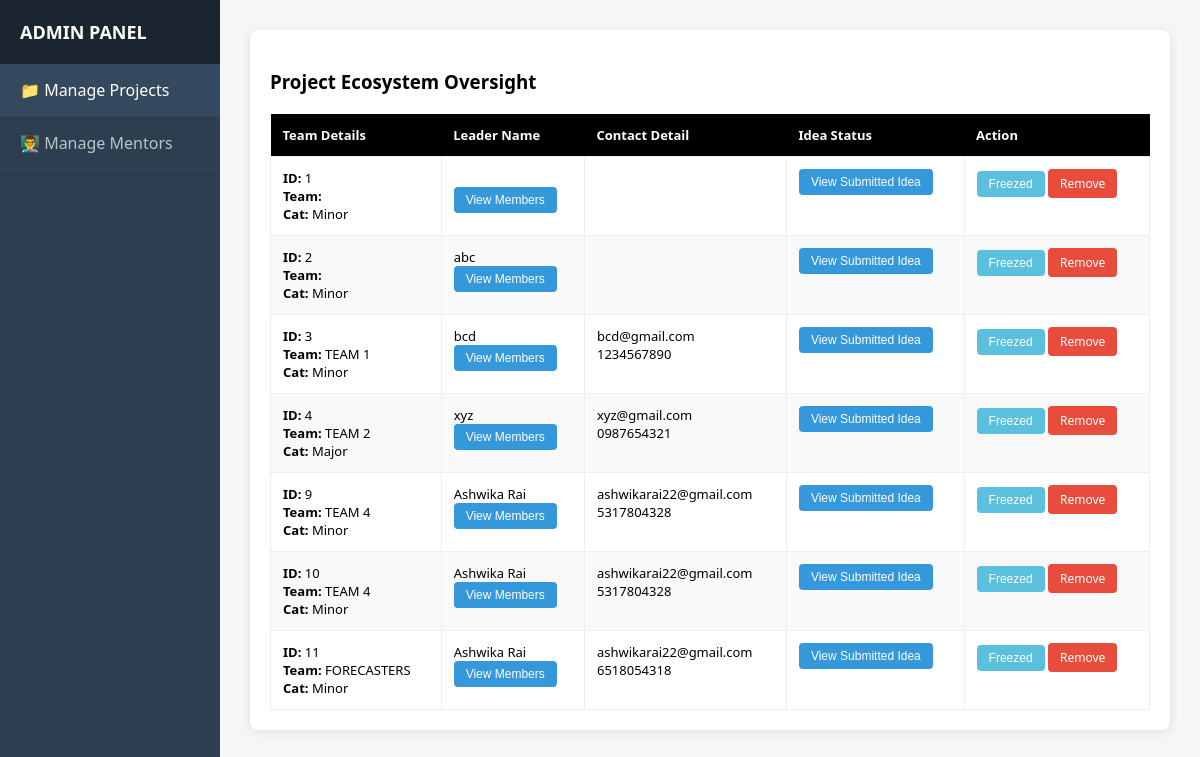
The app's page /admin.php with its own data.
### tables this page shows
CREATE TABLE `projects` (
  `project_id` int(11) NOT NULL,
  `title` varchar(200) DEFAULT NULL,
  `team_name` varchar(100) DEFAULT NULL,
  `total_members` int(11) DEFAULT NULL,
  `project_file` varchar(255) DEFAULT NULL,
  `submission_date` timestamp NULL DEFAULT current_timestamp(),
  `description` text DEFAULT NULL,
  `project_type` enum('Minor','Major') DEFAULT NULL,
  `student_id` int(11) DEFAULT NULL,
  `mentor_id` int(11) DEFAULT NULL,
  `requested_faculty_name` varchar(100) DEFAULT NULL,
  `mentorship_request_status` varchar(20) DEFAULT 'Pending',
  `mentorship_request_date` timestamp NULL DEFAULT current_timestamp(),
  `status` enum('Proposed','Approved','Rejected') DEFAULT 'Proposed',
  `team_size` int(11) DEFAULT NULL,
  `leader_name` varchar(100) DEFAULT NULL,
  `leader_roll_no` varchar(50) DEFAULT NULL,
  `leader_branch` enum('AI&DS','CS','IT','ME','CE','IP','EE','EC','MT') NOT NULL,
  `leader_semester` enum('I','II','III','IV','V','VI','VII','VIII') NOT NULL,
  `leader_email` varchar(100) DEFAULT NULL,
  `leader_phone` varchar(20) DEFAULT NULL,
  `leader_sem` varchar(20) DEFAULT NULL,
  `member1_name` varchar(100) DEFAULT NULL,
  `member1_roll_no` varchar(50) DEFAULT NULL,
  `member1_branch` enum('AI&DS','CS','IT','ME','CE','IP','EE','EC','MT') DEFAULT NULL,
  `member1_email` varchar(100) DEFAULT NULL,
  `member1_phone` varchar(20) DEFAULT NULL,
  `member1_sem` enum('I','II','III','IV','V','VI','VII','VIII') DEFAULT NULL,
  `member2_name` varchar(100) DEFAULT NULL,
  `member2_roll_no` varchar(50) DEFAULT NULL,
  `member2_branch` enum('AI&DS','CS','IT','ME','CE','IP','EE','EC','MT') DEFAULT NULL,
  `member2_email` varchar(100) DEFAULT NULL,
  `member2_phone` varchar(20) DEFAULT NULL,
  `member2_sem` enum('I','II','III','IV','V','VI','VII','VIII') DEFAULT NULL,
  `member3_name` varchar(100) DEFAULT NULL,
  `member3_roll_no` varchar(50) DEFAULT NULL,
  `member3_branch` enum('AI&DS','CS','IT','ME','CE','IP','EE','EC','MT') DEFAULT NULL,
  `member3_email` varchar(100) DEFAULT NULL,
  `member3_phone` varchar(20) DEFAULT NULL,
  `member3_sem` enum('I','II','III','IV','V','VI','VII','VIII') DEFAULT NULL
);

### admin.php (the view, shortened to what this page needs)
<?php
include "db.php";
$tab = isset($_GET['tab']) ? $_GET['tab'] : 'projects';
?>
<!DOCTYPE html>
<html lang="en">
<head>
</head>
<body>
<div class="sidebar">
    <h2>ADMIN PANEL</h2>
    <a href="?tab=projects" class="<?= $tab=='projects'?'active':'' ?>">📁 Manage Projects</a>
    <a href="?tab=mentors" class="<?= $tab=='mentors'?'active':'' ?>">👨‍🏫 Manage Mentors</a>
</div>
<div class="main-content">
    <div class="card">
        <?php if($tab == 'projects'): ?>
            <h3>Project Ecosystem Oversight</h3>
            <table>
                <thead>
                    <tr>
                        <th>Team Details</th>
                        <th>Leader Name</th>
                        <th>Contact Detail</th>
                        <th>Idea Status</th>
                        <th>Action</th>
                    </tr>
                </thead>
                <tbody>
                    <?php
                    $res = $conn->query("SELECT * FROM projects");
                    while($row = $res->fetch_assoc()): ?>
                    <tr>
                        <td>
                            <b>ID:</b> <?= $row['project_id'] ?><br>
                            <b>Team:</b> <?= strtoupper($row['team_name']) ?><br>
                            <b>Cat:</b> <?= $row['project_type'] ?>
                        </td>
                        <td><?= $row['leader_name'] ?><br><button class="btn btn-view">View Members</button></td>
                        <td><?= $row['leader_email'] ?><br><?= $row['leader_phone'] ?></td>
                        <td><button class="btn btn-view">View Submitted Idea</button></td>
                        <td>
                            <button class="btn btn-cyan">Freezed</button>
                            <a href="?delete_project=<?= $row['project_id'] ?>" class="btn btn-del" onclick="return confirm('Remove Project?')">Remove</a>
                        </td>
                    </tr>
                    <?php endwhile; ?>
                </tbody>
            </table>
        <?php endif; ?>
    </div>
</div>
</body>
</html

### admin.php (style rules this page uses)
body { font-family: 'Segoe UI', Arial; background: #f4f7f6; margin: 0; display: flex; }
.sidebar { width: 220px; background: #2c3e50; color: white; height: 100vh; position: fixed; }
.sidebar h2 { padding: 20px; font-size: 18px; background: #1a252f; margin: 0; }
.sidebar a { display: block; color: #bdc3c7; padding: 15px 20px; text-decoration: none; border-bottom: 1px solid #34495e; }
.sidebar a:hover, .sidebar a.active { background: #34495e; color: white; }
.main-content { margin-left: 220px; padding: 30px; width: calc(100% - 220px); }
.card { background: white; padding: 20px; border-radius: 8px; box-shadow: 0 2px 10px rgba(0,0,0,0.1); }
table { width: 100%; border-collapse: collapse; margin-top: 20px; }
th { background: #000; color: white; padding: 12px; text-align: left; font-size: 13px; }
td { padding: 12px; border: 1px solid #eee; font-size: 13px; vertical-align: top; }
tr:nth-child(even) { background: #f9f9f9; }
.btn { padding: 6px 12px; border-radius: 4px; border: none; cursor: pointer; text-decoration: none; font-size: 12px; color: white; display: inline-block; }
.btn-del { background: #e74c3c; }
.btn-view { background: #3498db; }
.btn-cyan { background: #5bc0de; }

### records on screen
projects: project_id "1", project_type "Minor"
projects: project_id "2", project_type "Minor", leader_name "abc"
projects: project_id "3", team_name "TEAM 1", project_type "Minor", leader_name "bcd", leader_email "bcd@gmail.com", leader_phone "1234567890"
projects: project_id "4", team_name "TEAM 2", project_type "Major", leader_name "xyz", leader_email "xyz@gmail.com", leader_phone "0987654321"
projects: project_id "9", team_name "TEAM 4", project_type "Minor", leader_name "Ashwika Rai", leader_email "ashwikarai22@gmail.com", leader_phone "5317804328"
projects: project_id "10", team_name "TEAM 4", project_type "Minor", leader_name "Ashwika Rai", leader_email "ashwikarai22@gmail.com", leader_phone "5317804328"
projects: project_id "11", team_name "FORECASTERS", project_type "Minor", leader_name "Ashwika Rai", leader_email "ashwikarai22@gmail.com", leader_phone "6518054318"
